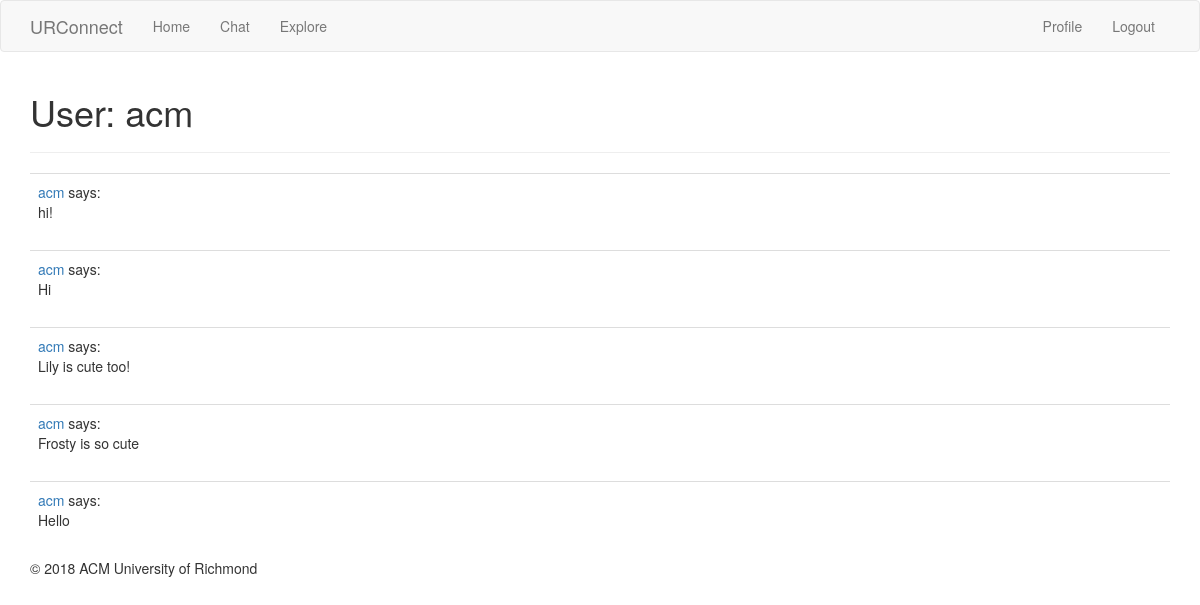
The page /user/acm (signed in) on the database its author committed.
### app/models.py (models this page shows, shortened)
class User(UserMixin, db.Model):
	id = db.Column(db.Integer, primary_key = True)
	username = db.Column(db.String(64), index=True, unique=True)
	email = db.Column(db.String(120), index=True, unique=True)
	password_hash = db.Column(db.String(128))
	posts = db.relationship('Post', backref='author', lazy='dynamic')

class Post(db.Model):
	id = db.Column(db.Integer, primary_key = True)
	body = db.Column(db.String(140))
	timestamp = db.Column(db.DateTime, index=True, default=datetime.utcnow)
	user_id = db.Column(db.Integer, db.ForeignKey('user.id'))

### app/routes.py (the view)
@app.route('/user/<username>')
@login_required
def user(username):
    user = User.query.filter_by(username=username).first_or_404()
    posts = user.posts.order_by(Post.timestamp.desc()).all()
    return render_template('user.html', user=user, posts=posts)

### app/models.py (called while the page is built)
@login.user_loader
def load_user(id):
	return User.query.get(int(id))

### app/templates/user.html
{% extends "base.html" %}
{% block app_content %}
    <h1>User: {{ user.username }}</h1>
    <hr>
    {% for post in posts %}
	    {% include '_post.html' %}
    {% endfor %}
{% endblock %}

### app/templates/_post.html
    <table class="table table-hover">
        <tr>
            <td>
                <a href="{{ url_for('user', username=post.author.username) }}">
                    {{ post.author.username }}
                </a>
                says:
                <br>
                {{ post.body }}
            </td>
        </tr>
    </table>

### rows shown on the page
User: username "acm"
Post: author.username "acm", body "hi!"
Post: author.username "acm", body "Hi"
Post: author.username "acm", body "Lily is cute too!"
Post: author.username "acm", body "Frosty is so cute"
Post: author.username "acm", body "Hello"
